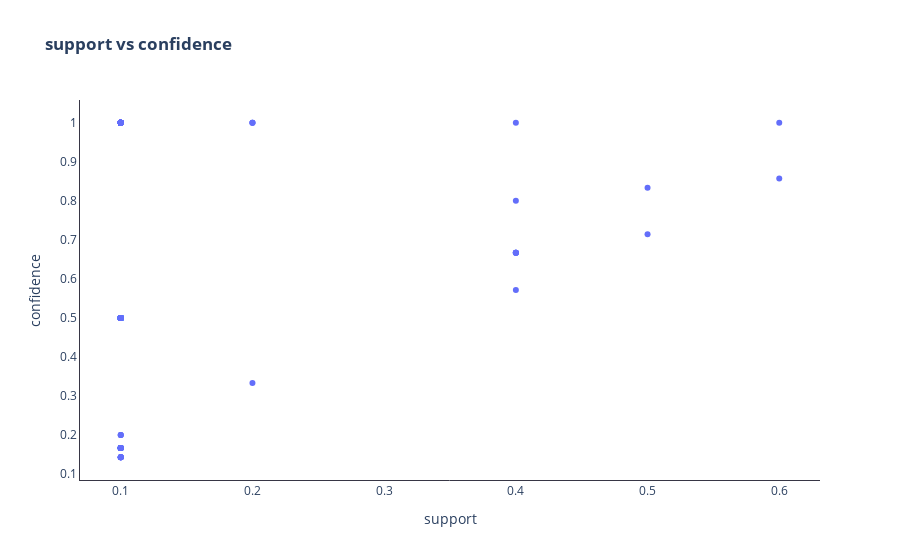
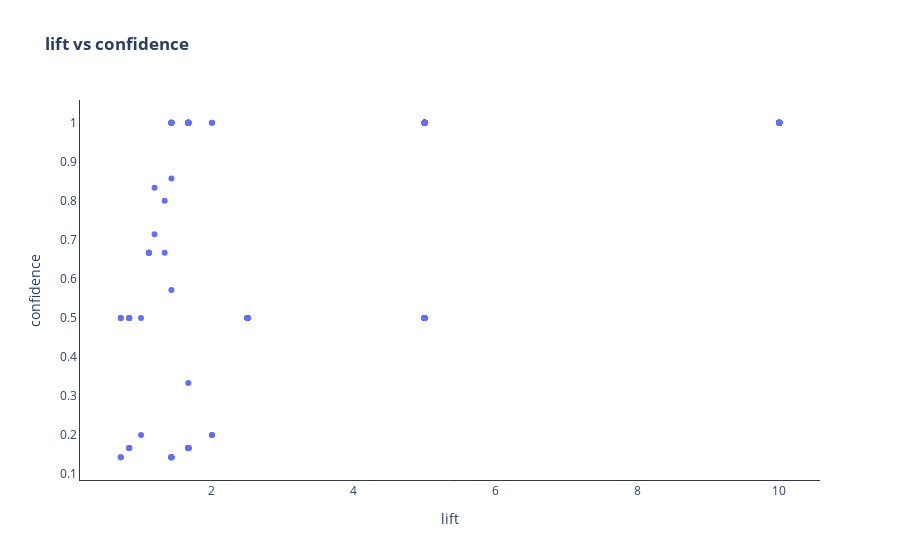

The notebook cell saved with these charts, in order:
### Code cell
# with 10% support and 10% confidence
give_my_rules(new_df,0.1,0.1)

### Figure 1 — Plotly figure (JSON) as saved in the notebook; plotly's stock layout.template omitted (floating-point values rounded to 4 significant figures; data arrays with more than 128 entries replaced by an {"elided": "..."} marker saying what was removed)
{"data": [{"mode": "markers", "type": "scatter", "x": {"elided": "250 float values"}, "y": {"elided": "250 float values"}}], "layout": {"autosize": false, "plot_bgcolor": "white", "title": {"text": "<b>support vs confidence</b>"}, "xaxis": {"linecolor": "#373645", "title": {"text": "support"}}, "yaxis": {"linecolor": "#373645", "title": {"text": "confidence"}}}}

### Figure 2 — Plotly figure (JSON) as saved in the notebook; plotly's stock layout.template omitted (floating-point values rounded to 4 significant figures; data arrays with more than 128 entries replaced by an {"elided": "..."} marker saying what was removed)
{"data": [{"mode": "markers", "type": "scatter", "x": {"elided": "250 float values"}, "y": {"elided": "250 float values"}}], "layout": {"autosize": false, "plot_bgcolor": "white", "title": {"text": "<b>lift vs confidence</b>"}, "xaxis": {"linecolor": "#373645", "title": {"text": "lift"}}, "yaxis": {"linecolor": "#373645", "title": {"text": "confidence"}}}}
